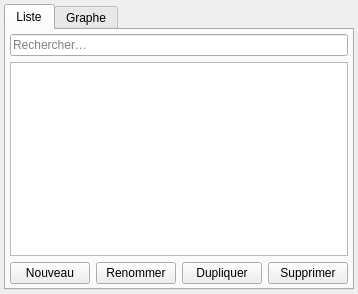
<?xml version="1.0" encoding="UTF-8"?>
<ui version="4.0">
 <class>LevelBrowserPanel</class>
 <widget class="QWidget" name="LevelBrowserPanel">
  <layout class="QVBoxLayout" name="verticalLayout">
   <property name="leftMargin"><number>4</number></property>
   <property name="topMargin"><number>4</number></property>
   <property name="rightMargin"><number>4</number></property>
   <property name="bottomMargin"><number>4</number></property>
   <item>
    <widget class="QTabWidget" name="viewTabs">
     <property name="currentIndex"><number>0</number></property>
     <widget class="QWidget" name="listTab">
      <attribute name="title"><string>Liste</string></attribute>
      <layout class="QVBoxLayout" name="listLayout">
       <property name="leftMargin"><number>4</number></property>
       <property name="topMargin"><number>4</number></property>
       <property name="rightMargin"><number>4</number></property>
       <property name="bottomMargin"><number>4</number></property>
       <item>
        <widget class="QLineEdit" name="searchField">
         <property name="placeholderText"><string>Rechercher…</string></property>
         <property name="clearButtonEnabled"><bool>true</bool></property>
        </widget>
       </item>
       <item>
        <widget class="QListView" name="levelList"/>
       </item>
       <item>
        <layout class="QHBoxLayout" name="buttonRow">
         <item><widget class="QPushButton" name="newButton"><property name="text"><string>Nouveau</string></property></widget></item>
         <item><widget class="QPushButton" name="renameButton"><property name="text"><string>Renommer</string></property></widget></item>
         <item><widget class="QPushButton" name="duplicateButton"><property name="text"><string>Dupliquer</string></property></widget></item>
         <item><widget class="QPushButton" name="deleteButton"><property name="text"><string>Supprimer</string></property></widget></item>
        </layout>
       </item>
      </layout>
     </widget>
     <widget class="QWidget" name="graphTab">
      <attribute name="title"><string>Graphe</string></attribute>
      <layout class="QVBoxLayout" name="graphLayout">
       <property name="leftMargin"><number>0</number></property>
       <property name="topMargin"><number>0</number></property>
       <property name="rightMargin"><number>0</number></property>
       <property name="bottomMargin"><number>0</number></property>
       <item>
        <widget class="hmi::WorldGraphView" name="worldGraph"/>
       </item>
      </layout>
     </widget>
    </widget>
   </item>
  </layout>
 </widget>
 <customwidgets>
  <customwidget>
   <class>hmi::WorldGraphView</class>
   <extends>QWidget</extends>
   <header>HMI/Editor/WorldGraphView.h</header>
  </customwidget>
 </customwidgets>
 <resources/>
 <connections/>
</ui>
